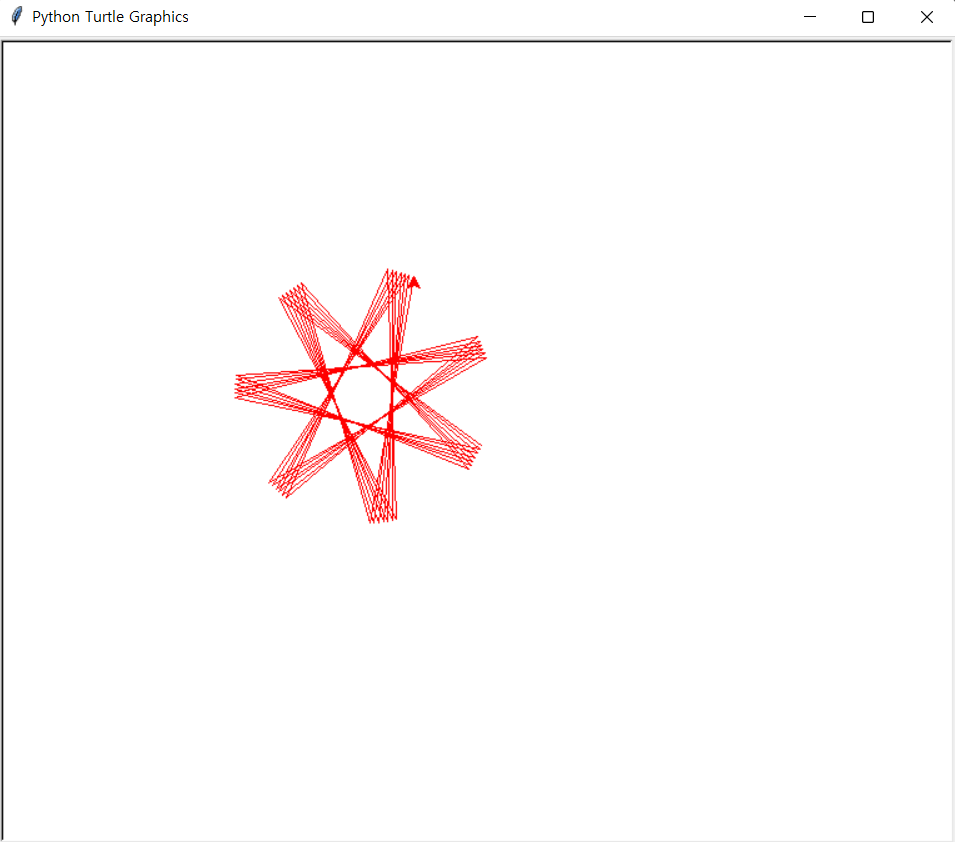

Here is the Python script that generated this plot:
import turtle
myPen = turtle.Turtle()
myPen.speed(0)
myPen.color("#FF0000")
for j in range (1,10):
 for i in range (1,6):
 myPen.left(144)
 myPen.forward(200)
 myPen.left(10)
